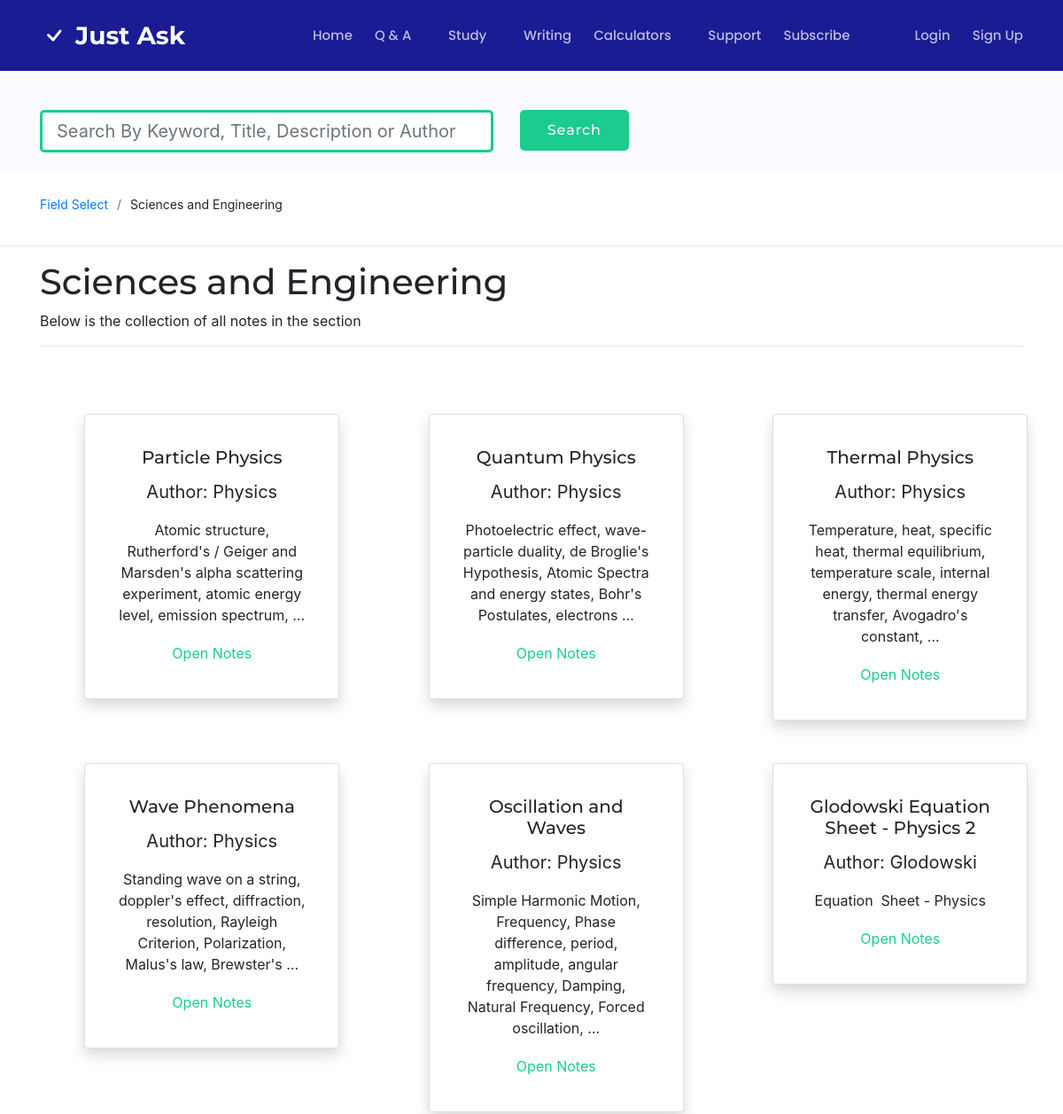
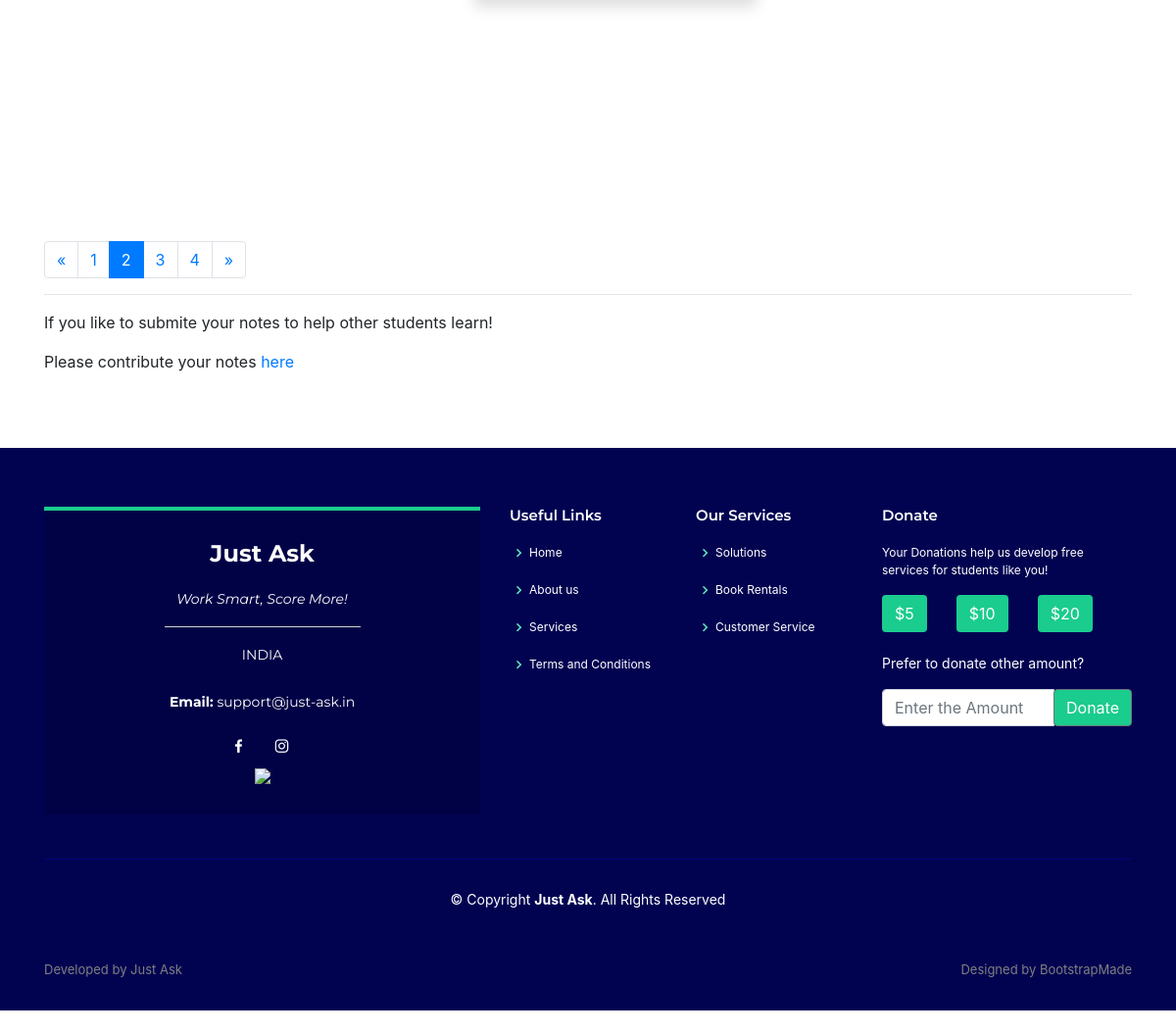
The page /science/?page=2 on the database its author committed (2 pictures, top to bottom).
### main/models.py (models this page shows, shortened)
class Note(models.Model):
	OT = 'other'
	CS = 'computer science'
	MATH = 'math'
	PSE = 'science and engineering'
	SS = 'social science and history'
	LANG = 'language'
	BUS = 'business'
	TYPE__OF_COR = [
		(OT, 'OT - other'),
        (CS, 'CS - computer science'),
        (MATH, 'MT - math'),
        (PSE, 'SE - science and engineering'),
        (SS, 'SS - social science and history'),
        (LANG, 'LG - language'),
        (BUS, 'BS - business'),
    ]
	File_name = models.CharField("File Name",max_length=200, default="")
	book_field = models.CharField("Notes Field",max_length=200,choices=TYPE__OF_COR,default=OT)
	File = models.FileField("Notes",upload_to='notes/', default='', max_length=100)
	Auth = models.CharField("Notes Author",max_length=200, default="")
	Description = HTMLField("Body", default='')
	price = models.IntegerField("Price",default=0,blank=True)
	Chapter = models.CharField("Section/Chapter Number",max_length=200, default="",blank=True)
	Email = models.EmailField("Email",max_length=254,default="",blank=True)
	Uploaded = models.BooleanField("Contributed Notes?",default=False)

### main/views.py (the view)
# urls.py: path("science/", views.science, name="science"),
def science(request):
	notes = {}
	nlist = []
	for n in Note.objects.all():
		if n.book_field == 'science and engineering':
			nlist.append(n)
	paginator = Paginator(nlist,6)
	page = request.GET.get('page')
	nlist = paginator.get_page(page)
	notes = {
		'notes':nlist,
		'field':'Sciences and Engineering'
		}
	return render(request,"main/notes.html",notes)

### main/templates/main/notes.html (shortened to what this page needs)
{% extends "main/header.html" %}
{% block content %}
{% load static %}
{% load poll_extras %}
  <main>
    <section id="study" class="breadcrumbs">
      <div class="container">
        <div class="d-flex justify-content-between align-items-center">
           <form action="/notesearch_request" method="get">
            <div class="row">
            <div class="col-12 col-sm-9 col-md-7 col-lg-6">
              <div class="input-group input-group-lg">
              <input type="text" class="form-control mt-4" name="search" id='search' aria-label="Large" placeholder="Search By Keyword, Title, Description or Author" aria-describedby="inputGroup-sizing-sm" style="border-color: #1acc8d; border-width: 3px;width: 900px; border-radius: 5px">
              </div>
            </div>
            <div class="col-12 col-sm-3 col-md-2 col-lg-3">
            <div class="text-center text-lg-left">
                <input class="btn btn-get-started mt-4" type="submit" value="Search" style="border-radius: 5px;">
            </div>
            </div>
            </div>
             </form>
        </div>
      </div>
    </section>
    <section class="breadcrumbs bg-white mb-0 mt-2">
      <div class="container">
        <div class="d-flex align-items-center">
          <ol>
            <li><a href="/notes">Field Select</a></li>
            <li>{{field}}</li>
          </ol>
        </div>
      </div>
    </section>
<hr>
<div class="container">
  <h1>{{field}}</h1>
  <p>Below is the collection of all notes in the section</p>
  <hr>
</div>
    <section class="inner-page mt-0">
      <div class="container mt-0" style="margin-bottom: 200px">
         <div class="row justify-content-center">
            <div class="card-deck justify-content-center">
            {% for n in notes %}
            <div class="col-4 col-sm-7 col-md-7 ml-5 mr-5 col-lg-3">
              <div class="card shadow p-3 mb-5 bg-white rounded" style="width: 18rem;">
                <center>
                   <div class="card-body ">
                  <h5 class="card-title">{{n.File_name}}</h5>
                  <p style="font-size: 20px">Author: {{n.Auth}}</p>
                  <p class="card-text">{{n.Description|truncatewords_html:15|safe}}</p>
                  <form action="/noteview_request" method="get">
                  <input type="submit" value="Open Notes" style="border-color: transparent; background-color: transparent;color: #1acc8d">
                </form>
                </div>
                </center>
              </div>
            </div>
            {% endfor %}
          </div>
          </div>
      </div>
      <div class="container">
        <nav aria-label="Page navigation example">
			  <ul class="pagination">
			    {% if notes.has_previous == True %}
			    <li class="page-item">
			      <a class="page-link" href="?page={{ notes.previous_page_number }}" aria-label="Previous">
			        <span aria-hidden="true">&laquo;</span>
			      </a>
			    </li>
			    {% endif %}
			    {% for num in notes.paginator.page_range %}
			      {% if notes.number == num %}
			      <li class="page-item active"><a class="page-link" href="?page={{ num }}">{{num}}</a></li>
			      {% elif num > notes.number|add:'-3' and num < notes.number|add:'3' %}
			      <li class="page-item"><a class="page-link" href="?page={{ num }}&search={{field}}">{{num}}</a></li>
			      {% endif %}
			    {% endfor %}
			    {% if notes.has_next == True %}
			    <li class="page-item">
			      <a class="page-link" href="?page={{ notes.next_page_number }}" aria-label="Next">
			        <span aria-hidden="true">&raquo;</span>
			      </a>
			    </li>
			    {% endif %}
			  </ul>
			</nav>
        <hr>
        <p>If you like to submite your notes to help other students learn!</p>
        <p>Please contribute your notes <a href="/contrib">here</a></p>
      </div>
    </section>
  </main>
{% endblock %}

### main/static/assets/css/style.css (style rules this page uses)
a { preloader color: #1acc8d; }
h1, h2, h3, h4, h5, h6 { font-family: "Montserrat", sans-serif; }
section { padding: 60px 0; overflow: hidden; }
.breadcrumbs { padding: 20px 0; background-color: #fafaff; min-height: 40px; margin-top: 80px; }
.breadcrumbs ol { display: flex; flex-wrap: wrap; list-style: none; padding: 0; margin: 0; font-size: 14px; }
.breadcrumbs ol li + li { padding-left: 10px; }
.breadcrumbs ol li + li::before { display: inline-block; padding-right: 10px; color: #6c757d; content: "/"; }
.btn-get-started { font-family: "Montserrat", sans-serif; font-weight: 500; font-size: 16px; letter-spacing: 1px; display: inline-block; padding: 10px 30px; border-radius: 5px; transition: 0.5s; color: #fff; background: #1acc8d; }

### rows shown on the page
Note: File_name "Particle Physics", Auth "Physics", Description "Atomic structure, Rutherford's / Geiger and Marsden's alpha scattering experiment, atomic energy level, emission spectrum, …"
Note: File_name "Quantum Physics", Auth "Physics", Description "Photoelectric effect, wave-particle duality, de Broglie's Hypothesis, Atomic Spectra and energy states, Bohr's Postulates, electrons …"
Note: File_name "Thermal Physics", Auth "Physics", Description "Temperature, heat, specific heat, thermal equilibrium, temperature scale, internal energy, thermal energy transfer, Avogadro's constant, …"
Note: File_name "Wave Phenomena", Auth "Physics", Description "Standing wave on a string, doppler's effect, diffraction, resolution, Rayleigh Criterion, Polarization, Malus's law, Brewster's …"
Note: File_name "Oscillation and Waves", Auth "Physics", Description "Simple Harmonic Motion, Frequency, Phase difference, period, amplitude, angular frequency, Damping, Natural Frequency, Forced oscillation, …"
Note: File_name "Glodowski Equation Sheet - Physics 2", Auth "Glodowski", Description "Equation Sheet - Physics"

### other values the page prints
{{ field }} "Sciences and Engineering"
{{ num }} "1" "3" "4"
{{ num }} "2"
